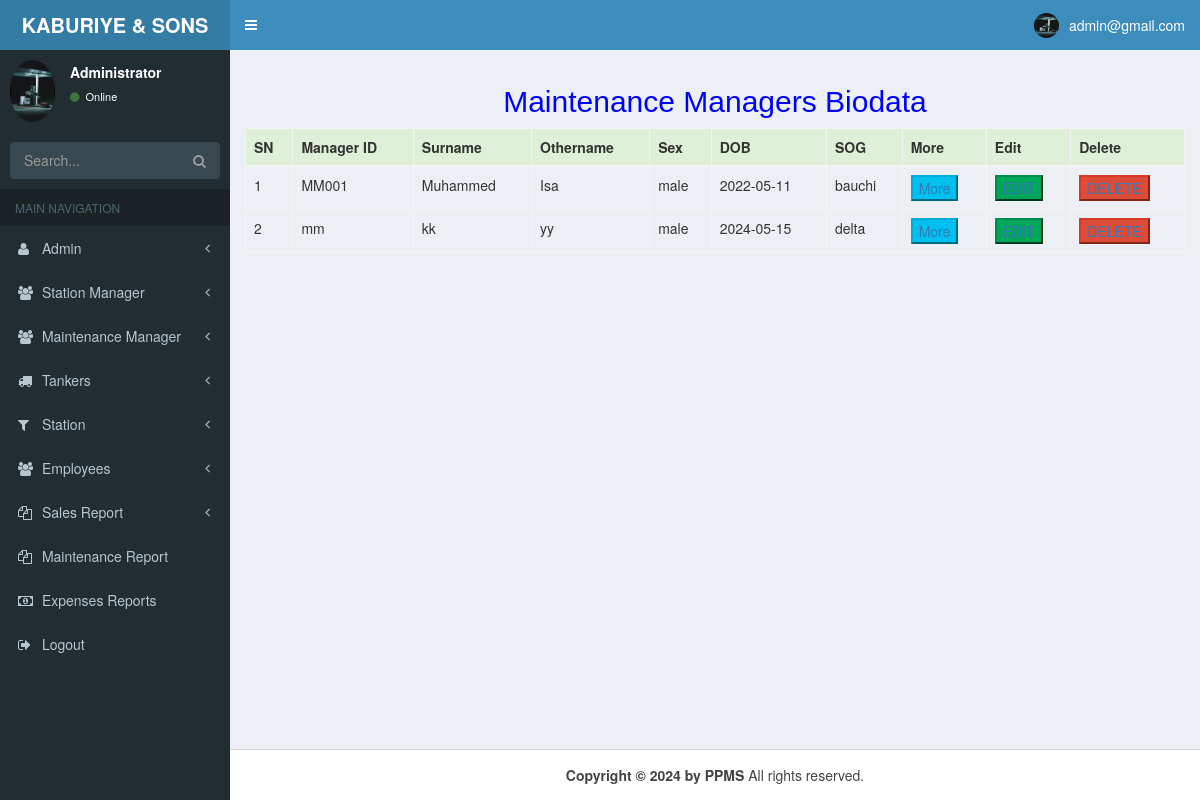
/profile_mm.php (signed in), run on the app's committed database.
### tables this page shows
CREATE TABLE `maintenance_manager` (
  `ID` int(50) NOT NULL,
  `maintenancemanager_id` varchar(50) NOT NULL,
  `surname` varchar(50) NOT NULL,
  `othername` varchar(50) NOT NULL,
  `sex` varchar(7) NOT NULL,
  `dob` varchar(15) NOT NULL,
  `state_origin` varchar(30) NOT NULL,
  `local` varchar(50) NOT NULL,
  `religion` varchar(15) NOT NULL,
  `phonenumber` varchar(16) NOT NULL,
  `email` varchar(100) NOT NULL,
  `password` varchar(50) NOT NULL
);

### profile_mm.php (the view, shortened to what this page needs)
<?php
require __DIR__ . "/config/database.php";
$user = $_SESSION['data'];
$profile = mysqli_query($conn, "select * from admin where email='$user'");
$fetch = mysqli_fetch_array($profile);
?>
<!DOCTYPE html>
<html>
<head>
  <link rel="stylesheet" href="css/bootstrap.min.css">
  <link rel="stylesheet" href="css/font-awesome.min.css">
  <link rel="stylesheet" href="css/ionicons.min.css">
  <link rel="stylesheet" href="css/AdminLTE.min.css">
  <link rel="stylesheet" href="css/_all-skins.min.css">
</head>
<body class="hold-transition skin-blue sidebar-mini">
  <div class="wrapper">
    <header class="main-header">
      <a href="admin_dashboard.php" class="logo">
        <span class="logo-lg"><b>KABURIYE & SONS NIG LTD</b></span>
      </a>
      <nav class="navbar navbar-static-top">
        <a href="#" class="sidebar-toggle" data-toggle="push-menu" role="button">
        </a>
        <div class="navbar-custom-menu">
          <ul class="nav navbar-nav">
            <li class="dropdown user user-menu">
              <a href="#" class="dropdown-toggle" data-toggle="dropdown">
                <img src="images/admin.jpg" class="user-image" alt="User Image">
                <span class="hidden-xs"><?php echo "$fetch[email]"; ?></span>
              </a>
            </li>
          </ul>
        </div>
      </nav>
    </header>
    <aside class="main-sidebar">
      <section class="sidebar">
        <div class="user-panel">
          <div class="pull-left image">
            <img src="images/admin.jpg" class="img-circle" alt="User Image">
          </div>
          <div class="pull-left info">
            <p>Administrator</p>
            <a href="#"><i class="fa fa-circle text-success"></i> Online</a>
          </div>
        </div>
        <form action="#" method="get" class="sidebar-form">
          <div class="input-group">
            <input type="text" name="q" class="form-control" placeholder="Search...">
            <span class="input-group-btn">
              <button type="submit" name="search" id="search-btn" class="btn btn-flat"><i class="fa fa-search"></i>
              </button>
            </span>
          </div>
        </form>
        <ul class="sidebar-menu" data-widget="tree">
          <li class="header">MAIN NAVIGATION</li>
          <li class=" treeview">
            <a href="#">
              <i class="fa fa-user"></i> <span>Admin</span>
              <span class="pull-right-container">
                <i class="fa fa-angle-left pull-right"></i>
              </span>
            </a>
          </li>
          <li class="treeview">
            <a href="#">
              <i class="fa fa-group"></i> <span> Station Manager</span>
              <span class="pull-right-container">
                <small class="fa fa-angle-left pull-right "></small>
              </span>
            </a>
          </li>
          <li class="treeview">
            <a href="#">
              <i class="fa fa-group"></i> <span>Maintenance Manager</span>
              <span class="pull-right-container">
                <small class="fa fa-angle-left pull-right "></small>
              </span>
            </a>
          </li>
          <li class="treeview">
            <a href="#">
              <i class="fa fa-truck"></i> <span>Tankers</span>
              <span class="pull-right-container">
                <small class="fa fa-angle-left pull-right "></small>
              </span>
            </a>
          </li>
          <li class="treeview">
            <a href="#">
              <i class="fa fa-filter"></i> <span>Station</span>
              <span class="pull-right-container">
                <small class="fa fa-angle-left pull-right "></small>
              </span>
            </a>
          </li>
          <li class="treeview">
            <a href="#">
              <i class="fa fa-group"></i> <span>Employees</span>
              <span class="pull-right-container">
                <small class="fa fa-angle-left pull-right "></small>
              </span>
            </a>
          </li>
          <li class="treeview">
            <a href="#">
              <i class="fa fa-files-o"></i> <span> Sales Report</span>
              <span class="pull-right-container">
                <small class="fa fa-angle-left pull-right "></small>
              </span>
            </a>
          </li>
          <li>
          <li>
            <a href="m_report.php">
              <i class="fa fa-files-o"></i> <span>Maintenance Report</span>
            </a>
          </li>
          <li>
          <li>
            <a href="expenses_report.php">
              <i class="fa fa-money"></i> <span>Expenses Reports</span>
            </a>
          </li>
          <li>
          <li>
            <a href="alogout.php">
              <i class="fa fa-sign-out"></i> <span>Logout</span>
            </a>
          </li>
      </section>
    </aside>
    <div class="content-wrapper">
      <section class="content">
        <h2 align="center" style="color:blue;"> Maintenance Managers Biodata</h2>
        <div class="table-responsive">
          <table class="table table-bordered table-hover">
            <thead>
              <tr class="success">
                <th> SN</th>
                <th> Manager ID </th>
                <th> Surname</th>
                <th> Othername</th>
                <th>Sex</th>
                <th>DOB</th>
                <th>SOG</th>
                <th>More</th>
                <th>Edit</th>
                <th>Delete</th>
              </tr>
            </thead>
            <?php
            require __DIR__ . "/config/database.php";
            $getRecords_string = "select * from maintenance_manager order by ID ASC ";
            $getRecord = mysqli_query($conn, $getRecords_string);
            $num_of_record = mysqli_num_rows($getRecord);
            if ($num_of_record > 0) {
              while ($record = mysqli_fetch_array($getRecord)) {
                echo '<tr>';
                echo "<td class=''>$record[ID]</td>";
                echo "<td class=''>$record[maintenancemanager_id]</td>";
                echo "<td class=''>$record[surname]</td>";
                echo "<td class=''>$record[othername]</td>";
                echo "<td class=''>$record[sex]</td>";
                echo "<td class=''>$record[dob]</td>";
                echo "<td class=''>$record[state_origin]</td>";
                echo '<td class=""><button class="btn-info "><a href="mm_more.php?ID=' . $record['ID'] . '">More</a></button></td>';
                echo '<td class=""><button class=" btn-success"><a href="mm_edit.php?ID=' . $record['ID'] . '">EDIT </a></button></td>';
                echo '<td class=""><button class="btn-danger "><a href="mm_delete.php?ID=' . $record['ID'] . '">DELETE</a></button></td>';
                echo '</tr>';
              }
            } else {
              echo "<h6>Loading..........</h6>";
            }
            ?>
          </table>
        </div>
      </section>
    </div>
    <footer class="main-footer">
      <center> <strong>Copyright &copy; 2024 by PPMS</strong> All rights reserved.</center>
    </footer>
  </div>
</body>
</html>

### data on the page
maintenance_manager: ID "1", maintenancemanager "MM001", surname "Muhammed", othername "Isa", sex "male", dob "2022-05-11", state_origin "bauchi"
maintenance_manager: ID "2", maintenancemanager "mm", surname "kk", othername "yy", sex "male", dob "2024-05-15", state_origin "delta"

### other printed values
$fetch[email] "admin@gmail.com"
